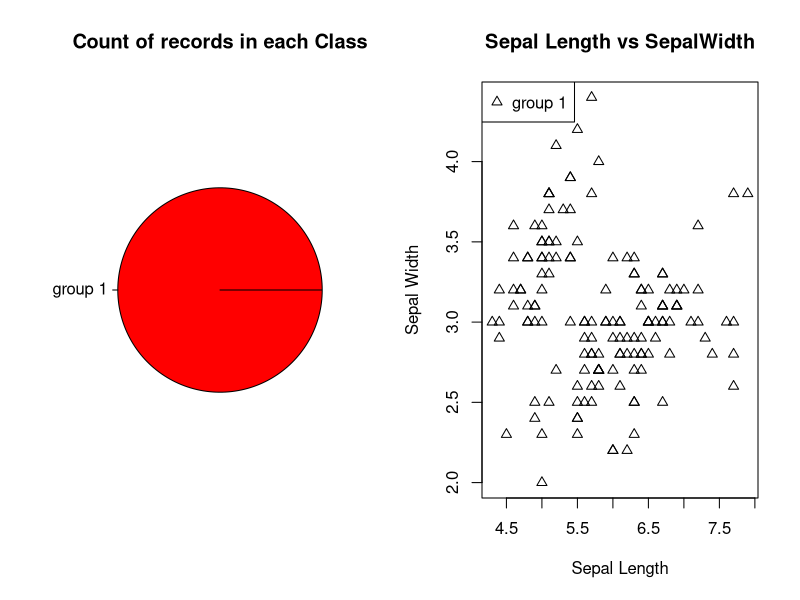

The R source for this figure:
data("iris")
data = iris
normalize <- function(x,new_min,new_max) {
  return (((x - min(x)) / (max(x) - min(x)))*(new_max-new_min)+new_min)
}
makeSymm <- function(m) {
  m[lower.tri(m)] <- t(m)[lower.tri(m)]
  return(m)
}
composition <- function(r1,r2) {
  result = matrix(0,nrow(r1),ncol(r1))
  for(i in c(1:nrow(r1))) {
    for(j in c(1:ncol(r1))) {
      result[i,j] = max(pmin(r1[i,],r2[,j]))
    }
  }
  return(result)
}
checkTransitivity<-function(fuzzyMatrix){
  rows=nrow(fuzzyMatrix)
  cols=ncol(fuzzyMatrix)
  for(i in 1:(rows-1)){
    for(j in (i+1):rows){
      value1=fuzzyMatrix[i,j]
      for(x in 1:cols){
        value2=fuzzyMatrix[j,x]
        value3=fuzzyMatrix[i,x]
        if(value3<min(value1,value2)){
          return(FALSE)
        }
      }
    }
  }
  return(TRUE)
  
}
minMax<-function(){
  fuzzyMatrix=matrix(1,nrow(data),nrow(data))
  rows=nrow(fuzzyMatrix)
  for(i in 1:(rows-1)){
    for(j in (i+1):rows){
      up=0
      down=0
      for(x in 1:(ncol(data)-1)){
        up=up+min(data[i,x],data[j,x])
        down=down+max(data[i,x],data[j,x])
      }
      fuzzyMatrix[i,j]<-round(up/down,3)
      
    }
  }
  return(makeSymm(fuzzyMatrix))
}
cosineAmplitude<-function(){
  fuzzyMatrix=matrix(1,nrow(data),nrow(data))
  rows=nrow(fuzzyMatrix)
  for(i in 1:(rows-1)){
    for(j in (i+1):rows){
      up=0
      downFirst=0
      downSecond=0
      for(x in 1:(ncol(data)-1)){
        up=up+(data[i,x]*data[j,x])
        downFirst=downFirst+(data[i,x]^2)
        downSecond=downSecond+(data[j,x]^2)
      }
      down=sqrt(downFirst*downSecond)
      fuzzyMatrix[i,j]<-round(up/down,4)
      
    }
  }
  return(makeSymm(fuzzyMatrix))
}
lambdaCut<-function(fuzzyMatrix,cut){
  l=matrix(0,nrow(fuzzyMatrix),ncol(fuzzyMatrix))
  for(i in 1:nrow(fuzzyMatrix)){
    for(j in 1:ncol(fuzzyMatrix)){
      if(fuzzyMatrix[i,j]>=cut){
        l[i,j]=1
      }
    }
  }
  return(l)
}
# for(i in 1:(ncol(data)-1)){
#   data[,i]=normalize(data[,i],0,1)
# }
print(data)
fm=minMax()
flag=TRUE
result=fm
while(flag){
  tm=checkTransitivity(result)
  if(tm==TRUE){
    flag=FALSE
  }
  else{
    result=composition(result,fm)
  }
}
print(result)
cutMatrix=lambdaCut(result,0.75)
groups<-list()
output<-rep(0,nrow(data))
print('GROUPS')
for(i in c(1: ncol(cutMatrix))) {
  position = which(cutMatrix[,i] == 1)
  if(length(position) > 0)
    groups[[length(groups)+1]]<-position
  label<-length(groups)
  for(j in 1:length(position)){
    output[position[j]]<-label
  }
  cutMatrix[position,] = 0;
}
x<-vector()
labels<-vector()
for(i in 1:length(groups)){
  x=append(x,length(groups[[i]]))
  labels=append(labels,paste("group",i))
}
print(groups)
print(output)
par(mfrow=c(1,2))
pie(x,labels,main="Count of records in each Class",col=rainbow(length(x)))
plot(data[,1],data[,2],xlab="Sepal Length",ylab="Sepal Width",col=output,main="Sepal Length vs SepalWidth",pch=2)
legend("topleft",
       legend = labels, col=c("black","red","green"),pch=2)